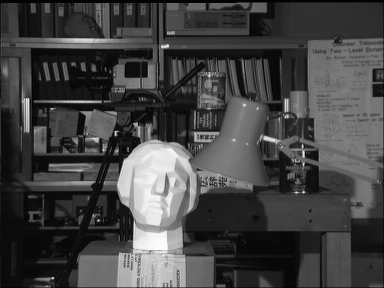
#> input picture Task6/tsukuba_l.png, 384 x 288 px
$ jupyter execute Task6.ipynb
#> lines starting #> are read from the running program, lines starting #| are printed output that depends on the picture
# 使用Opencv进行视差估计

[cell 1]
import numpy as np
import cv2
from matplotlib import pyplot as plt
# 读取左右图像
left_image = cv2.imread('tsukuba_l.png', cv2.IMREAD_GRAYSCALE)
#> left_image is the input picture: shape (288, 384); min 0, max 252, mean 67.6
right_image = cv2.imread('tsukuba_r.png', cv2.IMREAD_GRAYSCALE)
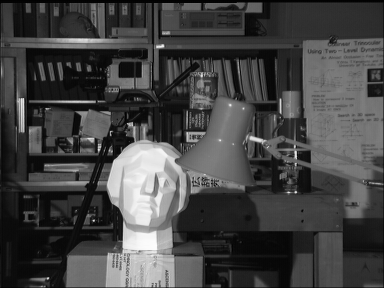
#> input picture Task6/tsukuba_r.png, 384 x 288 px
#> right_image is the input picture: shape (288, 384); min 0, max 253, mean 68
plt.subplot(1,2,1)
plt.imshow(left_image,'gray')
plt.subplot(1,2,2)
plt.imshow(right_image,'gray')
plt.show()
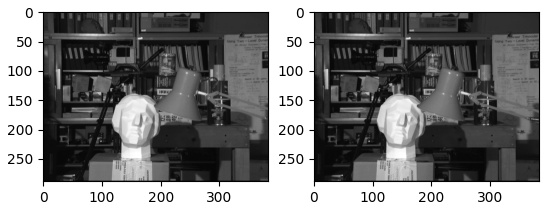
#> figure drawn by matplotlib, 2 panels

基于视差图的立体匹配（Stereo Matching based on Disparity Maps）：

[cell 2]
# 创建立体匹配对象
stereo = cv2.StereoBM_create(numDisparities=16, blockSize=15)

# 计算视差图
disparity_map = stereo.compute(left_image, right_image)
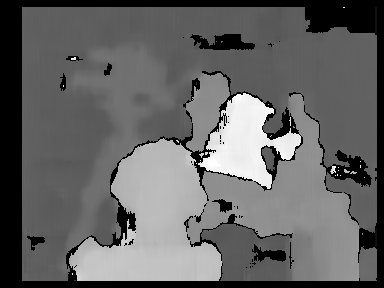
#> disparity_map: shape (288, 384) int16; min -16, max 240, mean 85.2; drawn with min black and max white
plt.subplot(1,2,1)
plt.imshow(disparity_map,'gray')
# 可选：视差图后处理，如滤波、归一化等

# 将视差图转换为深度图
focal_length = 0.8  # 焦距
baseline = 0.1  # 立体摄像机基线
depth_map = baseline * focal_length / (disparity_map)
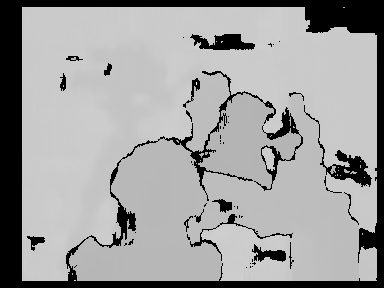
#> depth_map: shape (288, 384) float64; 0.08% of the values are NaN or infinite; the others: min -0.005, max 0.00258, mean -0.000283; drawn with min black, max white, NaN and infinite black

# 显示深度图
plt.subplot(1,2,2)
plt.imshow(depth_map,'gray')
plt.show()

使用Semi-Global Matching (SGM) 算法进行视差估计：

[cell 3]
# 创建立体匹配对象
stereo = cv2.StereoSGBM_create(minDisparity=0, numDisparities=16, blockSize=3)

# 计算视差图
disparity_map = stereo.compute(left_image, right_image)
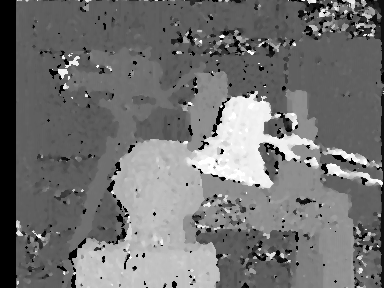
#> disparity_map: shape (288, 384) int16; min -16, max 240, mean 98.8; drawn with min black and max white
plt.subplot(1,2,1)
plt.imshow(disparity_map,'gray')
# 可选：视差图后处理，如滤波、归一化等

# 将视差图转换为深度图
focal_length = 0.8  # 焦距
baseline = 0.1  # 立体摄像机基线
depth_map = baseline * focal_length / (disparity_map)
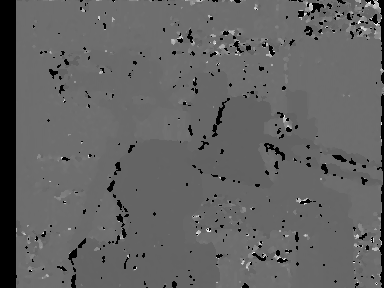
#> depth_map: shape (288, 384) float64; 1.18% of the values are NaN or infinite; the others: min -0.005, max 0.00889, mean 0.000487; drawn with min black, max white, NaN and infinite black

# 显示深度图
plt.subplot(1,2,2)
plt.imshow(depth_map,'gray')
plt.show()
